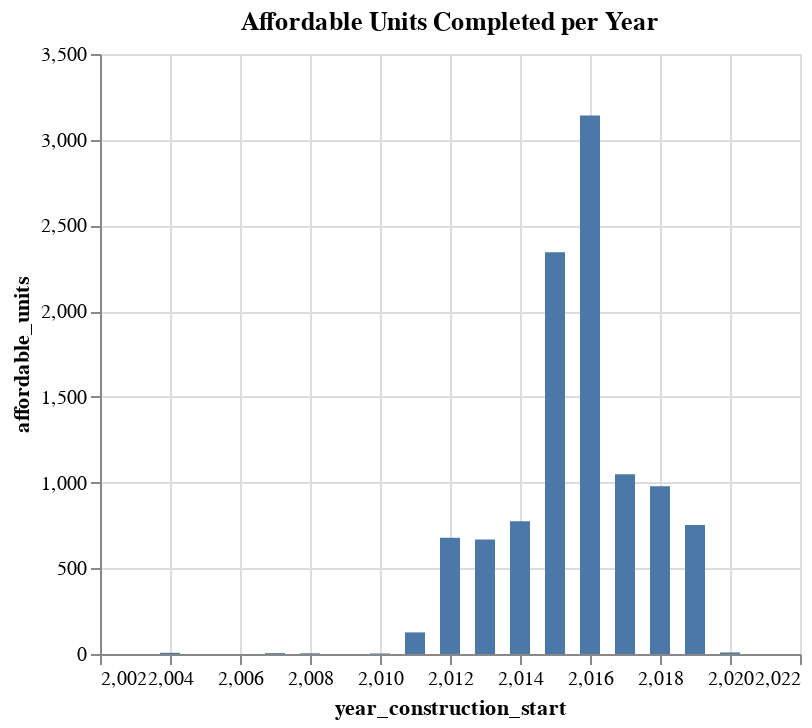

Notebook code for this chart:
### Code cell
# Create a chart

source = complete
alt.Chart(source).mark_bar(size=10).encode(
        x = "year_construction_start", 
        y= "affordable_units", 
).properties(width=350, title='Affordable Units Completed per Year')

### Figure 1 — Vega-Lite specification as saved in the notebook (floating-point values rounded to 4 significant figures)
{"config": {"view": {"continuousWidth": 400, "continuousHeight": 300}}, "data": {"name": "data-f9d9eae193a872d71d8d65dd44d0da0d"}, "mark": {"type": "bar", "size": 10}, "encoding": {"x": {"field": "year_construction_start", "type": "quantitative"}, "y": {"field": "affordable_units", "type": "quantitative"}}, "title": "Affordable Units Completed per Year", "width": 350, "$schema": "https://vega.github.io/schema/vega-lite/v4.17.0.json", "datasets": {"data-f9d9eae193a872d71d8d65dd44d0da0d": [{"year_construction_start": 2004, "affordable_units": 7.0, "per_affordable": 13.0}, {"year_construction_start": 2007, "affordable_units": 5.0, "per_affordable": 13.0}, {"year_construction_start": 2008, "affordable_units": 4.0, "per_affordable": 12.0}, {"year_construction_start": 2010, "affordable_units": 3.0, "per_affordable": 12.0}, {"year_construction_start": 2011, "affordable_units": 126.0, "per_affordable": 55.0}, {"year_construction_start": 2012, "affordable_units": 678.0, "per_affordable": 14.0}, {"year_construction_start": 2013, "affordable_units": 668.0, "per_affordable": 14.0}, {"year_construction_start": 2014, "affordable_units": 774.0, "per_affordable": 12.0}, {"year_construction_start": 2015, "affordable_units": 2343.0, "per_affordable": 19.5}, {"year_construction_start": 2016, "affordable_units": 3141.0, "per_affordable": 98.0}, {"year_construction_start": 2017, "affordable_units": 1049.0, "per_affordable": 99.0}, {"year_construction_start": 2018, "affordable_units": 979.0, "per_affordable": 99.0}, {"year_construction_start": 2019, "affordable_units": 752.0, "per_affordable": 100.0}, {"year_construction_start": 2020, "affordable_units": 9.0, "per_affordable": 100.0}]}}
